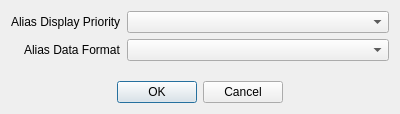
<?xml version="1.0" encoding="UTF-8"?>
<ui version="4.0">
 <class>TalkAliasSettingsDialog</class>
 <widget class="QDialog" name="TalkAliasSettingsDialog">
  <property name="geometry">
   <rect>
    <x>0</x>
    <y>0</y>
    <width>400</width>
    <height>114</height>
   </rect>
  </property>
  <property name="windowTitle">
   <string>Talk Alias Settings</string>
  </property>
  <layout class="QVBoxLayout" name="verticalLayout">
   <item>
    <layout class="QFormLayout" name="formLayout">
     <property name="labelAlignment">
      <set>Qt::AlignmentFlag::AlignRight|Qt::AlignmentFlag::AlignTrailing|Qt::AlignmentFlag::AlignVCenter</set>
     </property>
     <item row="0" column="0">
      <widget class="QLabel" name="label">
       <property name="text">
        <string>Alias Display Priority</string>
       </property>
      </widget>
     </item>
     <item row="1" column="0">
      <widget class="QLabel" name="label_2">
       <property name="text">
        <string>Alias Data Format</string>
       </property>
      </widget>
     </item>
     <item row="0" column="1">
      <widget class="QComboBox" name="displayPriorityCmbx"/>
     </item>
     <item row="1" column="1">
      <widget class="QComboBox" name="dataFormatCmbx"/>
     </item>
    </layout>
   </item>
   <item>
    <widget class="QDialogButtonBox" name="buttonBox">
     <property name="orientation">
      <enum>Qt::Orientation::Horizontal</enum>
     </property>
     <property name="standardButtons">
      <set>QDialogButtonBox::StandardButton::Cancel|QDialogButtonBox::StandardButton::Ok</set>
     </property>
     <property name="centerButtons">
      <bool>true</bool>
     </property>
    </widget>
   </item>
  </layout>
 </widget>
 <resources/>
 <connections>
  <connection>
   <sender>buttonBox</sender>
   <signal>accepted()</signal>
   <receiver>TalkAliasSettingsDialog</receiver>
   <slot>accept()</slot>
   <hints>
    <hint type="sourcelabel">
     <x>248</x>
     <y>254</y>
    </hint>
    <hint type="destinationlabel">
     <x>157</x>
     <y>274</y>
    </hint>
   </hints>
  </connection>
  <connection>
   <sender>buttonBox</sender>
   <signal>rejected()</signal>
   <receiver>TalkAliasSettingsDialog</receiver>
   <slot>reject()</slot>
   <hints>
    <hint type="sourcelabel">
     <x>316</x>
     <y>260</y>
    </hint>
    <hint type="destinationlabel">
     <x>286</x>
     <y>274</y>
    </hint>
   </hints>
  </connection>
 </connections>
</ui>
